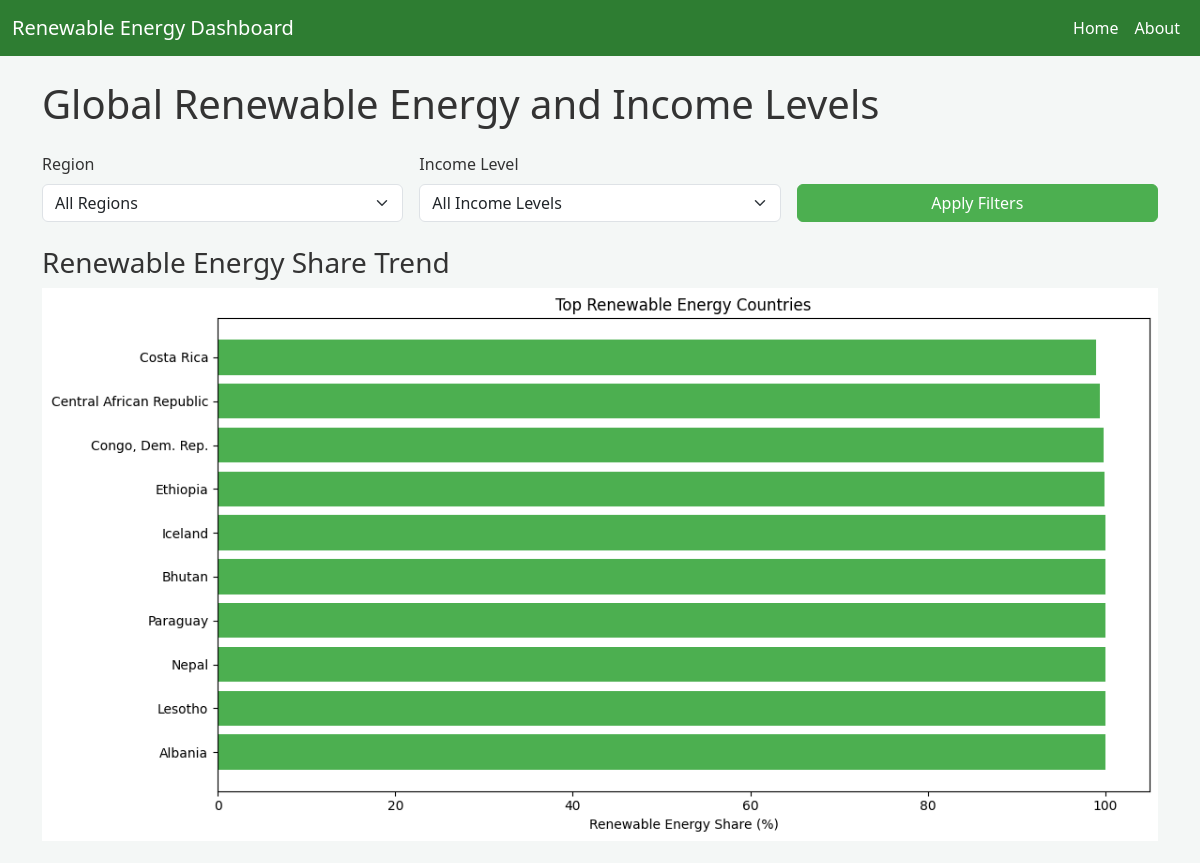
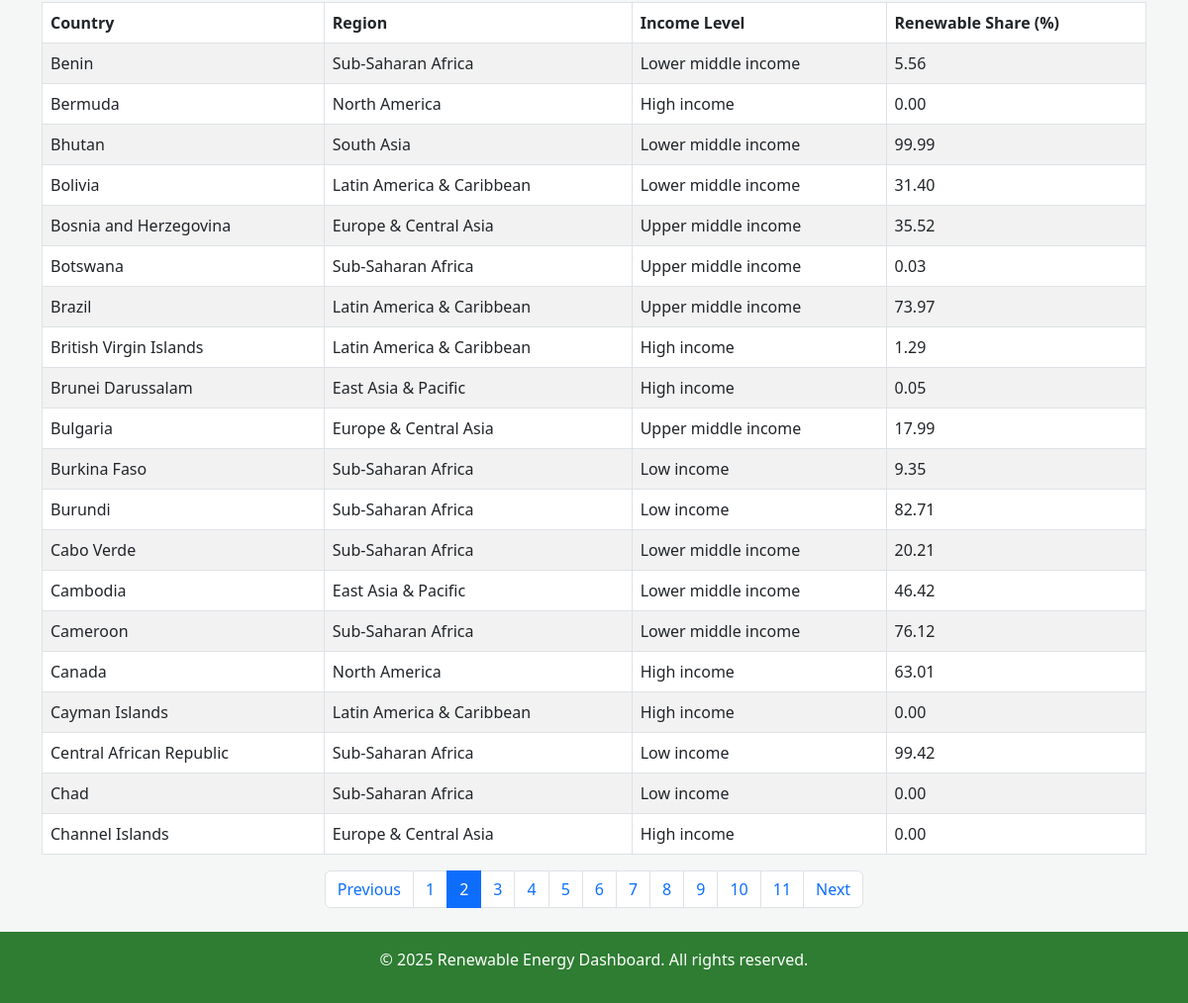
Screenshot of /?page=2 with the database file from the repository (2 pictures, top to bottom).
### energy/models.py (models this page shows, shortened)
class Country(models.Model):
    name = models.CharField(max_length=100, unique=True)
    code = models.CharField(max_length=4, unique=True, null=True, blank=True)
    type = models.CharField(max_length=10, default='Unknown')
    region = models.CharField(max_length=50, default='Unknown')
    income_group = models.CharField(max_length=30, default='Unknown')
    renewable_share = models.FloatField()

### energy/views.py (the view)
# urls.py: path('', views.index, name='index'),
def index(request):
    selected_region = request.GET.get('region')
    selected_income = request.GET.get('income_group')
    countries = Country.objects.all().order_by('name')
    if selected_region and selected_region != 'Unknown':
        countries = countries.filter(region=selected_region)
    if selected_income and selected_income != 'Unknown':
        countries = countries.filter(income_group=selected_income)
    paginator = Paginator(countries, 20)
    page_number = request.GET.get('page')
    page_obj = paginator.get_page(page_number)
    regions = Country.objects.exclude(region='Unknown').values_list(
        'region', flat=True).distinct().order_by('region')
    income_levels = Country.objects.exclude(income_group='Unknown').values_list(
        'income_group', flat=True).distinct().order_by('income_group')
    graphic = None
    if countries.exists():
        plt.figure(figsize=(12, 6))
        top_countries = countries.order_by('-renewable_share')[:10]
        country_names = [c.name for c in top_countries]
        renewable_shares = [c.renewable_share for c in top_countries]
        plt.barh(country_names, renewable_shares, color='#4CAF50')
        plt.xlabel('Renewable Energy Share (%)')
        plt.title('Top Renewable Energy Countries')
        plt.tight_layout()
        buffer = BytesIO()
        plt.savefig(buffer, format='png', bbox_inches='tight')
        graphic = base64.b64encode(buffer.getvalue()).decode('utf-8')
        plt.close()
    context = {
        'countries': page_obj.object_list,
        'regions': regions,
        'income_levels': income_levels,
        'graphic': graphic,
        'page_obj': page_obj,
        'is_paginated': page_obj.has_other_pages(),
        'current_region': selected_region,
        'current_income': selected_income,
    }
    return render(request, 'index.html', context)

### templates/energy/index.html (shortened to what this page needs)
{% extends 'base.html' %}
{% block content %}
<h1 class="mb-4">Global Renewable Energy and Income Levels</h1>
<form method="GET" class="mb-4">
    <div class="row g-3">
        <div class="col-md-4">
            <label for="region" class="form-label">Region</label>
            <select name="region" id="region" class="form-select">
                <option value="">All Regions</option>
            </select>
        </div>
        <div class="col-md-4">
            <label for="income_group" class="form-label">Income Level</label>
            <select name="income_group" id="income_group" class="form-select">
                <option value="">All Income Levels</option>
            </select>
        </div>
        <div class="col-md-4 d-flex align-items-end">
            <button type="submit" class="btn btn-primary w-100">Apply Filters</button>
        </div>
    </div>
</form>
{% if graphic %}
    <div class="mb-4">
        <h3>Renewable Energy Share Trend</h3>
        <img alt="Renewable Energy Trend" class="img-fluid" style="max-width: 100%;">
    </div>
{% endif %}
<div class="table-responsive">
    <table class="table table-striped table-bordered">
        <thead>
            <tr>
                <th>Country</th>
                <th>Region</th>
                <th>Income Level</th>
                <th>Renewable Share (%)</th>
            </tr>
        </thead>
        <tbody>
            {% for country in countries %}
                <tr>
                    <td>{{ country.name }}</td>
                    <td>{{ country.region }}</td>
                    <td>{{ country.income_group }}</td>
                    <td>{{ country.renewable_share|floatformat:2 }}</td>
                </tr>
            {% empty %}
                <tr>
                    <td colspan="4" class="text-center">No data available</td>
                </tr>
            {% endfor %}
        </tbody>
    </table>
</div>
{% if is_paginated %}
    <nav aria-label="Page navigation">
        <ul class="pagination justify-content-center">
            {% if page_obj.has_previous %}
                <li class="page-item">
                    <a class="page-link" href="?page={{ page_obj.previous_page_number }}{% if current_region %}&region={{ current_region }}{% endif %}{% if current_income %}&income_group={{ current_income }}{% endif %}">Previous</a>
                </li>
            {% else %}
                <li class="page-item disabled">
                    <span class="page-link">Previous</span>
                </li>
            {% endif %}
            {% for num in page_obj.paginator.page_range %}
                <li class="page-item {% if page_obj.number == num %}active{% endif %}">
                    <a class="page-link" href="?page={{ num }}{% if current_region %}&region={{ current_region }}{% endif %}{% if current_income %}&income_group={{ current_income }}{% endif %}">{{ num }}</a>
                </li>
            {% endfor %}
            {% if page_obj.has_next %}
                <li class="page-item">
                    <a class="page-link" href="?page={{ page_obj.next_page_number }}{% if current_region %}&region={{ current_region }}{% endif %}{% if current_income %}&income_group={{ current_income }}{% endif %}">Next</a>
                </li>
            {% else %}
                <li class="page-item disabled">
                    <span class="page-link">Next</span>
                </li>
            {% endif %}
        </ul>
    </nav>
{% endif %}
{% endblock %}

### templates/energy/base.html (style rules this page uses)
body { background-color: #f4f7f6; color: #333; }
.table thead { background-color: #4caf50; color: white; }
.btn-primary { background-color: #4caf50; border-color: #4caf50; }

### rows the page displays
Country: name "Benin", region "Sub-Saharan Africa", income_group "Lower middle income", renewable_share "5.56"
Country: name "Bermuda", region "North America", income_group "High income", renewable_share "0.00"
Country: name "Bhutan", region "South Asia", income_group "Lower middle income", renewable_share "99.99"
Country: name "Bolivia", region "Latin America & Caribbean", income_group "Lower middle income", renewable_share "31.40"
Country: name "Bosnia and Herzegovina", region "Europe & Central Asia", income_group "Upper middle income", renewable_share "35.52"
Country: name "Botswana", region "Sub-Saharan Africa", income_group "Upper middle income", renewable_share "0.03"
Country: name "Brazil", region "Latin America & Caribbean", income_group "Upper middle income", renewable_share "73.97"
Country: name "British Virgin Islands", region "Latin America & Caribbean", income_group "High income", renewable_share "1.29"
Country: name "Brunei Darussalam", region "East Asia & Pacific", income_group "High income", renewable_share "0.05"
Country: name "Bulgaria", region "Europe & Central Asia", income_group "Upper middle income", renewable_share "17.99"
Country: name "Burkina Faso", region "Sub-Saharan Africa", income_group "Low income", renewable_share "9.35"
Country: name "Burundi", region "Sub-Saharan Africa", income_group "Low income", renewable_share "82.71"
Country: name "Cabo Verde", region "Sub-Saharan Africa", income_group "Lower middle income", renewable_share "20.21"
Country: name "Cambodia", region "East Asia & Pacific", income_group "Lower middle income", renewable_share "46.42"
Country: name "Cameroon", region "Sub-Saharan Africa", income_group "Lower middle income", renewable_share "76.12"
Country: name "Canada", region "North America", income_group "High income", renewable_share "63.01"
Country: name "Cayman Islands", region "Latin America & Caribbean", income_group "High income", renewable_share "0.00"
Country: name "Central African Republic", region "Sub-Saharan Africa", income_group "Low income", renewable_share "99.42"
Country: name "Chad", region "Sub-Saharan Africa", income_group "Low income", renewable_share "0.00"
Country: name "Channel Islands", region "Europe & Central Asia", income_group "High income", renewable_share "0.00"

### other values shown
{{ num }} "1" "2" "3" "4" "5" "6" "7" "8" "9" "10" "11"
